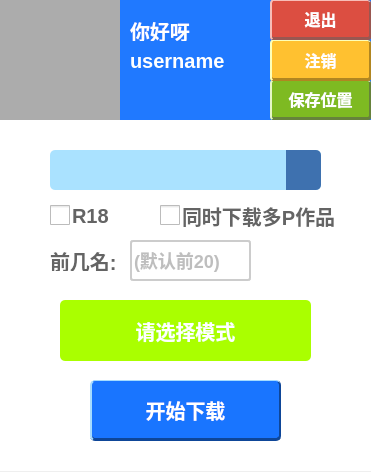
<?xml version="1.0" encoding="UTF-8"?>
<ui version="4.0">
 <class>MainWindow</class>
 <widget class="QWidget" name="MainWindow">
  <property name="geometry">
   <rect>
    <x>0</x>
    <y>0</y>
    <width>371</width>
    <height>472</height>
   </rect>
  </property>
  <property name="windowTitle">
   <string>Form</string>
  </property>
  <property name="styleSheet">
   <string notr="true">QWidget{
	font-family: &quot;微软雅黑&quot;;
	font-weight: bold;
	display: block;
	color: #fff
}
QLabel#background{
	background-color: #fff;
}
QLabel#info_label{
	background-color: rgb(32, 121, 255);
}
QPushButton{
	border-radius: 3px;
	font-size: 16px;
}
QCheckBox{
	color: rgb(100, 100, 100);
	font-size: 20px;
	spacing: 2px
}
QCheckBox::indicator{
	width: 20px;
	height: 20px;
}</string>
  </property>
  <widget class="QLabel" name="background">
   <property name="geometry">
    <rect>
     <x>0</x>
     <y>0</y>
     <width>371</width>
     <height>471</height>
    </rect>
   </property>
   <property name="text">
    <string/>
   </property>
  </widget>
  <widget class="QLabel" name="info_label">
   <property name="geometry">
    <rect>
     <x>0</x>
     <y>0</y>
     <width>371</width>
     <height>120</height>
    </rect>
   </property>
   <property name="text">
    <string/>
   </property>
  </widget>
  <widget class="QPushButton" name="quitButton">
   <property name="geometry">
    <rect>
     <x>270</x>
     <y>0</y>
     <width>101</width>
     <height>40</height>
    </rect>
   </property>
   <property name="styleSheet">
    <string notr="true">#quitButton{
	background-color:#dc4e41;
	border-bottom: 3px solid #995751;
	border-right: 2px solid #995751;
	border-top: 1px solid #f7bdb7;
	border-left: 2px solid #f7bdb7;
}
#quitButton:pressed{
	border: 0;
}
#quitButton:hover{
	background-color: #ed8c83;
}</string>
   </property>
   <property name="text">
    <string>退出</string>
   </property>
  </widget>
  <widget class="QPushButton" name="settingButton">
   <property name="geometry">
    <rect>
     <x>270</x>
     <y>80</y>
     <width>101</width>
     <height>40</height>
    </rect>
   </property>
   <property name="styleSheet">
    <string notr="true">#settingButton{
	background-color: #7eba22;
	border-bottom: 3px solid #66823c;
	border-right: 2px solid #66823c;
	border-top: 1px solid #e4f7c6;
	border-left: 2px solid #e4f7c6;
}
#settingButton:pressed{
	border: 0;
}
#settingButton:hover{
	background-color: #a4d25c;
}</string>
   </property>
   <property name="text">
    <string>保存位置</string>
   </property>
  </widget>
  <widget class="QLabel" name="face">
   <property name="geometry">
    <rect>
     <x>0</x>
     <y>0</y>
     <width>120</width>
     <height>120</height>
    </rect>
   </property>
   <property name="styleSheet">
    <string notr="true">#face{
	background-color: rgb(172, 172, 172);
}</string>
   </property>
   <property name="text">
    <string/>
   </property>
  </widget>
  <widget class="QLabel" name="done_info">
   <property name="geometry">
    <rect>
     <x>60</x>
     <y>300</y>
     <width>251</width>
     <height>61</height>
    </rect>
   </property>
   <property name="styleSheet">
    <string notr="true">#done_info{
	background-color: rgb(170, 255, 0);
	border-radius: 5px;
	font-size: 20px;
}</string>
   </property>
   <property name="text">
    <string>请选择模式</string>
   </property>
   <property name="alignment">
    <set>Qt::AlignCenter</set>
   </property>
  </widget>
  <widget class="QCheckBox" name="R18">
   <property name="geometry">
    <rect>
     <x>50</x>
     <y>200</y>
     <width>61</width>
     <height>31</height>
    </rect>
   </property>
   <property name="styleSheet">
    <string notr="true">#R18:hover{
	color: #32a2e3;
}</string>
   </property>
   <property name="text">
    <string>R18</string>
   </property>
  </widget>
  <widget class="QCheckBox" name="moreP">
   <property name="geometry">
    <rect>
     <x>160</x>
     <y>200</y>
     <width>181</width>
     <height>31</height>
    </rect>
   </property>
   <property name="styleSheet">
    <string notr="true">#moreP:hover{
	color: #32a2e3;	
}</string>
   </property>
   <property name="text">
    <string>同时下载多P作品</string>
   </property>
  </widget>
  <widget class="QLabel" name="hello">
   <property name="geometry">
    <rect>
     <x>130</x>
     <y>20</y>
     <width>61</width>
     <height>21</height>
    </rect>
   </property>
   <property name="styleSheet">
    <string notr="true">#hello{
	font-size: 20px;
}</string>
   </property>
   <property name="text">
    <string>你好呀</string>
   </property>
  </widget>
  <widget class="QLabel" name="username">
   <property name="geometry">
    <rect>
     <x>130</x>
     <y>50</y>
     <width>140</width>
     <height>21</height>
    </rect>
   </property>
   <property name="styleSheet">
    <string notr="true">#username{
	font-size: 20px;
}</string>
   </property>
   <property name="text">
    <string>username</string>
   </property>
  </widget>
  <widget class="QComboBox" name="mode_chose">
   <property name="geometry">
    <rect>
     <x>50</x>
     <y>150</y>
     <width>271</width>
     <height>40</height>
    </rect>
   </property>
   <property name="styleSheet">
    <string notr="true">#mode_chose{
	border-radius: 5px;
	background-color: rgb(170, 226, 255);
	font-size: 20px;
	color: rgb(4, 20, 65);
	padding: 1px 18px
}
#mode_chose:drop-down{
	width: 35px;
	border-top-right-radius: 5px;
	border-bottom-right-radius: 5px;
	background-color: rgb(62, 113, 175);
}
#mode_chose QAbstractItemView {
	background-color: rgb(212, 237, 255);
	selection-background-color: rgb(153, 171, 184);
	font-size: 18px;
	color: rgb(68, 80, 100);
}</string>
   </property>
   <property name="currentText">
    <string/>
   </property>
   <property name="maxVisibleItems">
    <number>7</number>
   </property>
   <property name="maxCount">
    <number>7</number>
   </property>
  </widget>
  <widget class="QPushButton" name="beginDownload">
   <property name="geometry">
    <rect>
     <x>90</x>
     <y>380</y>
     <width>191</width>
     <height>61</height>
    </rect>
   </property>
   <property name="styleSheet">
    <string notr="true">#beginDownload{
	background-color: rgb(25, 117, 255);
	border-radius: 5px;
	font-size: 20px;
	border-right: 2px solid rgb(14, 70, 152);
	border-left: 2px solid rgb(166, 220, 255);
	border-top: 1px solid rgb(166, 220, 255);
	border-bottom: 3px solid rgb(14, 70, 152);
}
#beginDownload:pressed{
	border: 0;
}
#beginDownload:hover{
	background-color: rgb(94, 172, 255);
}</string>
   </property>
   <property name="text">
    <string>开始下载</string>
   </property>
  </widget>
  <widget class="QLineEdit" name="num">
   <property name="geometry">
    <rect>
     <x>130</x>
     <y>240</y>
     <width>121</width>
     <height>41</height>
    </rect>
   </property>
   <property name="styleSheet">
    <string notr="true">#num{
	border: 2px solid #ccc;
	border-radius: 3px;
	font-size: 18px;
	color: rgb(125, 125, 125)
}
</string>
   </property>
   <property name="placeholderText">
    <string>(默认前20)</string>
   </property>
  </widget>
  <widget class="QLabel" name="num_info">
   <property name="geometry">
    <rect>
     <x>50</x>
     <y>250</y>
     <width>71</width>
     <height>21</height>
    </rect>
   </property>
   <property name="styleSheet">
    <string notr="true">#num_info{
	color: rgb(100, 100, 100);
	font-size: 20px;
}</string>
   </property>
   <property name="text">
    <string>前几名:</string>
   </property>
  </widget>
  <widget class="QPushButton" name="logoutButton">
   <property name="geometry">
    <rect>
     <x>270</x>
     <y>40</y>
     <width>101</width>
     <height>41</height>
    </rect>
   </property>
   <property name="styleSheet">
    <string notr="true">#logoutButton{
	background-color:rgb(255, 193, 48);
	border-bottom: 3px solid rgb(177, 134, 33);
	border-right: 2px solid rgb(177, 134, 33);
	border-top: 1px solid rgb(254, 255, 184);
	border-left: 2px solid rgb(254, 255, 184);
}
#logoutButton:pressed{
	border: 0;
}
#logoutButton:hover{
	background-color: rgb(255, 202, 116);
}</string>
   </property>
   <property name="text">
    <string>注销</string>
   </property>
  </widget>
 </widget>
 <resources/>
 <connections/>
</ui>
